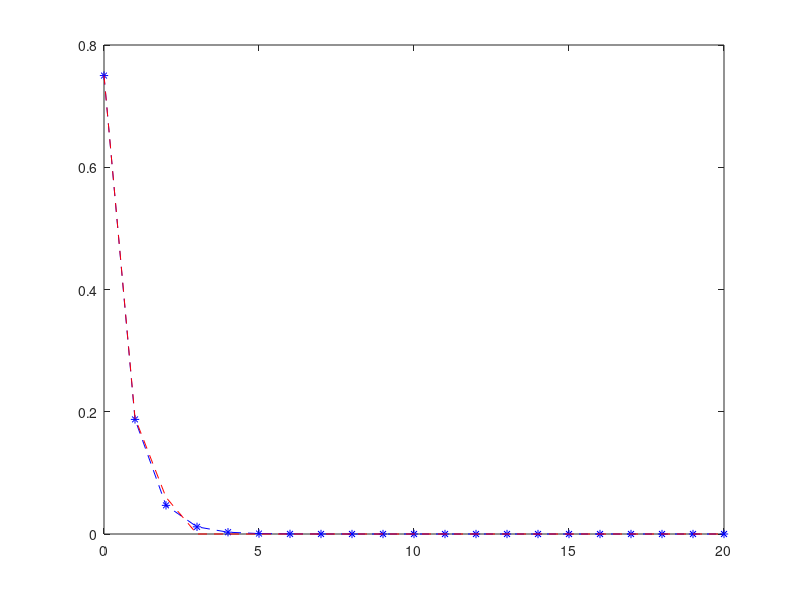

Write the MATLAB code that produced this figure.
clear all;
close all;
clc;

P = @(x) 3./4.^(x+1);
N = 100;
n = 20;
k = 0:n;
z = rand(1, N);
x = zeros(1, N);
p = P(k);
q = 1;
for i = z
    s = i;
    j = 0;
    while s > 0
        j = j + 1;
        s = s - p(j);
    end
    x(q) = k(j);
    q = q + 1;
end

mean_pract = sum(k.*p);
disp(['mean pract: ' num2str(mean_pract)]);
disp(['mean teor:  ' num2str(mean(x))]);

disp_pract = sum(k.*k.*p) - mean_pract^2;
disp(['disp pract: ' num2str(disp_pract)]);
disp(['disp teor:  ' num2str(var(x))]);


figure;
X_hist = hist(x, k);
X_hist = X_hist/N;
plot(k, p, '*b--', k, X_hist, 'r--');


x2n = 0;
X_hist = hist(x, k);
for i = k + 1;
    x2n = x2n + (X_hist(i)/ N - p(i))^2/p(i);
end
x2n = x2n*N;
disp(x2n);
disp(chi2inv(0.95, n - 1));
